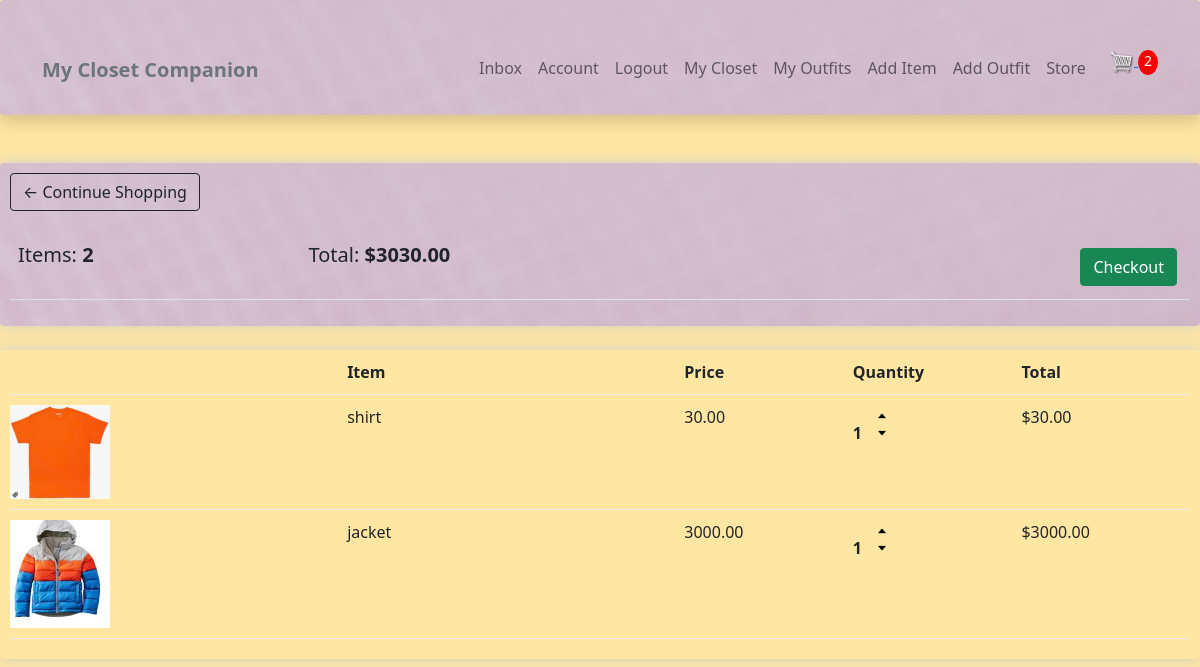
Before: /store/cart/ (signed in) with the older database file.
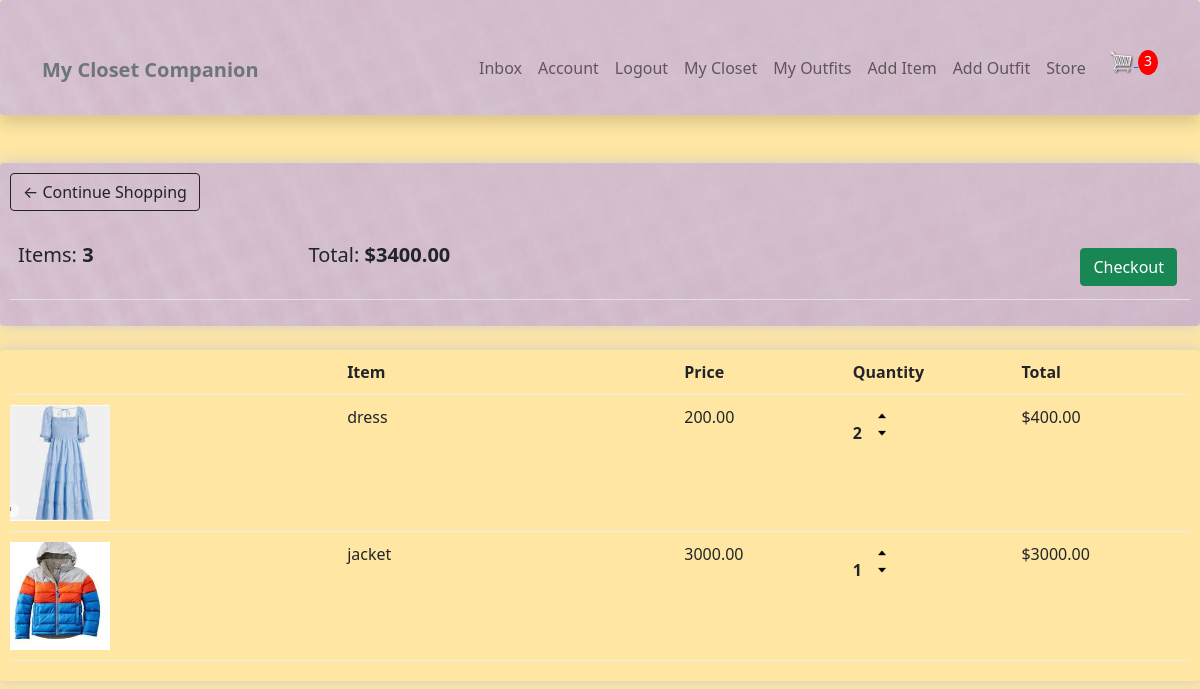
After: the same page with the newer database file.
### store/models.py (models this page shows, shortened)
class Order(models.Model):
    customer = models.ForeignKey(Profile, on_delete=models.CASCADE, null=True, blank=True)
    date_ordered = models.DateTimeField(auto_now_add=True)
    complete = models.BooleanField(default=False)
    transaction_id = models.CharField(max_length=100, null=True)
    @property
    def get_cart_total(self):
        orderitems = self.orderitem_set.all()
        total = sum([item.get_total for item in orderitems])
        return total
    @property
    def get_cart_items(self):
        orderitems = self.orderitem_set.all()
        total = sum([item.quantity for item in orderitems])
        return total

class OrderItem(models.Model):
    item = models.ForeignKey(Item, on_delete = models.SET_NULL, null=True)
    order = models.ForeignKey(Order, on_delete=models.SET_NULL, null=True)
    quantity = models.IntegerField(default=0, null=True, blank=True)
    date_added = models.DateTimeField(auto_now_add=True)
    @property
    def get_total(self):
        total = self.item.price * self.quantity
        return total

### wardrobe/models.py (models this page shows, shortened)
class Item(models.Model):
    top = 'top'
    bottom = 'bottom'
    dress = 'dress'
    shoe = 'shoe'
    outerwear = 'outerwear'
    handbag = 'handbag'
    other = 'other'
    item_type = [
        (top, 'top'),
        (bottom, 'bottom'),
        (dress, 'dress'),
        (shoe, 'shoe'),
        (outerwear, 'outerwear'),
        (handbag, 'handbag'),
        (other, 'other'),
    ]
    owner = models.ForeignKey(Profile, null=True, blank=True, on_delete=models.CASCADE)
    name = models.CharField(max_length=100)
    description = models.TextField(max_length=300, blank=True, null=True)
    type = models.CharField(max_length=100, choices = item_type, default=shoe)
    image = ResizedImageField(size=[200, 200], upload_to="images")
    sell = models.BooleanField(default=False)
    price = models.DecimalField(max_digits=7, decimal_places=2, blank=True, null=True)
    tags = models.ManyToManyField('Tag', blank=True)
    created = models.DateTimeField(auto_now_add=True)
    id = models.UUIDField(default=uuid.uuid4, unique=True, primary_key=True, editable=False)
    @property
    def imageURL(self):
        try:
            url = self.image.url
        except:
            url = ''
        return url

### store/views.py (the view)
# urls.py: path('cart/', views.cart, name="cart"),
@login_required(login_url="login")
def cart(request):
    data = cartData(request)
    cartItems = data['cartItems']
    order = data['order']
    orderItems = data['orderItems']
    context = {'orderItems': orderItems, 'order': order, 'cartItems': cartItems}
    return render(request, 'store/cart.html', context)

### store/utils.py (called while the page is built)
def cartData(request):
	if request.user.is_authenticated:
		customer = request.user.profile
		order, created = Order.objects.get_or_create(customer=customer, complete=False)
		orderItems = order.orderitem_set.all()
		cartItems = order.get_cart_items
	else:
		return redirect('login')
	return {'cartItems': cartItems ,'order': order, 'orderItems': orderItems}

### store/templates/store/cart.html
{% extends 'main.html' %}
{% load static %}
{% block content %}
<div class="row">
    <div class="col-lg-12">
        <div class="box-element texture">
            <a href="{% url 'store' %}" class="btn btn-outline-dark">&#x2190; Continue Shopping</a>
            <br>
            <br>
            <table class="table">
                <tr>
                    <th><h5>Items: <strong>{{order.get_cart_items}}</strong></h5></th>
                    <th><h5>Total: <strong>${{order.get_cart_total|floatformat:2}}</strong></h5></th>
                    <th>
                        <a style="float:right; margin: 5px" class="btn btn-success" href="{% url 'checkout' %}">Checkout</a>
                    </th>
                </tr>
            </table>
        </div>
        <br>
        <div class="box-element">
            <div class="cart-row">
                <div style="flex:2"></div>
                <div style="flex:2"><strong>Item</strong></div>
                <div style="flex:1"><strong>Price</strong></div>
                <div style="flex:1"><strong>Quantity</strong></div>
                <div style="flex:1"><strong>Total</strong></div>
            </div>
            {% for orderItem in orderItems %}
            <div class="cart-row">
                <div style="flex:2"><img class="row-image" src="{{orderItem.item.imageURL}}"></div>
                <div style="flex:2">{{orderItem.item.name}}</div>
                <div style="flex:1">{{orderItem.item.price|floatformat:2}}</div>
                <div style="flex:1">
                    <p class="quantity">{{orderItem.quantity}}</p>
                    <div class="quantity">
                        <img data-product="{{orderItem.item.id}}" data-action = "add" src="{% static 'images/arrow-up.png' %}" class="chg-quantity update-cart">
                        <img data-product="{{orderItem.item.id}}" data-action = "remove" src="{% static 'images/arrow-down.png' %}" class="chg-quantity update-cart">
                    </div>
                </div>
                <div style="flex:1">${{orderItem.get_total}}</div>
            </div>
            {% endfor %}
        </div>
    </div>
</div>
{% endblock %}

### templates/main.html (shortened to what this page needs)
{% load static %}
<!DOCTYPE html>
<html>
  <head>
    <link href="https://cdn.jsdelivr.net/npm/bootstrap@5.0.2/dist/css/bootstrap.min.css" rel="stylesheet">
    <link rel="stylesheet" type="text/css" href="{% static 'css/wardrobe.css' %}">
  </head>
  <body>
    {% include 'navbar.html' %}
    {% block content %}
    {% endblock %}
  </body>
</html>

### templates/navbar.html (shortened to what this page needs)
{% load static %}
<nav class="navbar navbar-expand-md navbar-light pt-5 pb-4 shadow p-3 mb-5 bg-body rounded texture">
    <div class="container-lg">
        <a class="navbar-brand" href="/">
        <span class="text-secondary fw-bold">
            My Closet Companion
        </span>
        </a>
        <div class="collapse navbar-collapse justify-content-end align-center" id="main-nav">
        {% if request.user.is_authenticated %}
        <ul class="navbar-nav">
            <li class="nav-item">
            <a class="nav-link" href="#">Inbox</a>
            </li>
            <li class="nav-item">
            <a class="nav-link" href="{% url 'account' %}">Account</a>
            </li>
            <li class="nav-item">
            <a class="nav-link" href="{% url 'logout' %}">Logout</a>
            </li>
            <li class="nav-item">
            <a class="nav-link" href="{% url 'items' %}">My Closet</a></span>
            </li>
            <li class="nav-item">
            <a class="nav-link" href="{% url 'outfits' %}">My Outfits</a></span>
            </li>
            <li class="nav-item d-none d-md-inline">
            <a class="nav-link" href="{% url 'create-item' %}">Add Item</a>
            </li>
            <li class="nav-item d-none d-md-inline">
            <a class="nav-link" href="{% url 'create-outfit' %}">Add Outfit</a>
            </li>
            <li class="nav-item d-none d-md-inline">
            <a class="nav-link" href="{% url 'store' %}">Store</a>
            </li>
            <div>
                <a href="{% url 'cart' %}">
                <img class="menu-icon" width="30px" id='cart-icon' src="{% static 'images/cart.png' %}" alt="">
                </a>
                <p id="cart-total">{{cartItems}}</p>
            </div>
        </ul>
        {% endif %}
        </div>
    </div>
</nav>

### static/css/wardrobe.css (style rules this page uses)
body { background-color: #ffe6a2 }
.texture { background-image: url('/static/images/texture1.png'); background-repeat: no-repeat; background-size: cover; }
.box-element { box-shadow: hsl(0, 0%, 80%) 0 0 16px; border-radius: 4px; padding: 10px; }
.cart-row { display: flex; align-items: flex-stretch; padding-bottom: 10px; margin-bottom: 10px; border-bottom: 1px solid #ececec; }
#cart-total { display: inline-block; text-align: center; background-color: red; color: #fff; border-radius: 50%; font-size: 14px; width: 20px; height: 25px; }
#cart-icon { width: 25px; display: inline-block; margin-left: 15px; }
.row-image { width: 100px; }
.quantity { display: inline-block; font-weight: 700; padding-right: 10px; }
.chg-quantity { width: 12px; cursor: pointer; display: block; margin-top: 5px; transition: 0.1s; }

Changed rows visible on the page:
removed OrderItem: item.imageURL (picture), item.name "shirt", item.price "30.00", quantity "1", get_total "30.00"
computed for Order: get_cart_items "2" → "3"; get_cart_total "3030.00" → "3400.00"
added OrderItem: item.imageURL (picture), item.name "dress", item.price "200.00", quantity "2", get_total "400.00"
Other visible differences:
{{ cartItems }}: "2" → "3"
